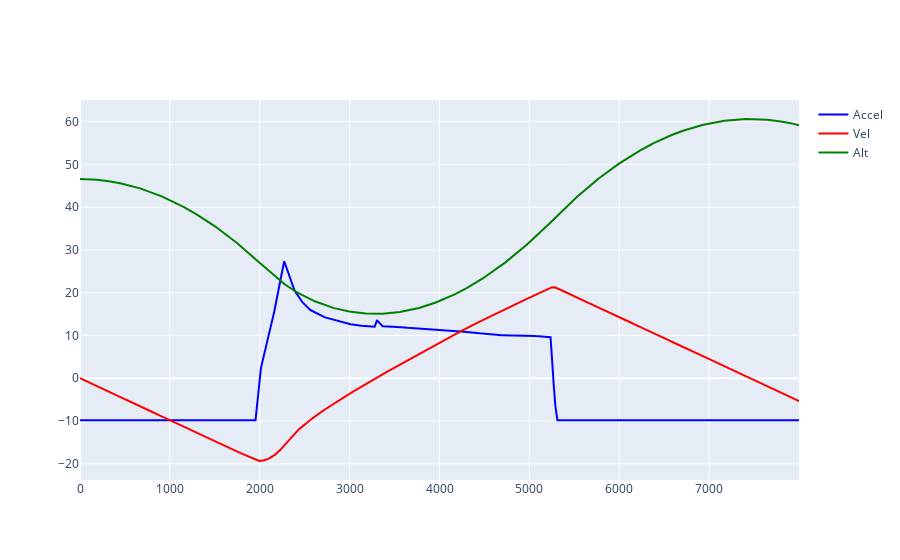

The code cell stored with this chart in its notebook:
### Code cell
df = pd.read_csv('data/flight.csv')
fig = go.FigureWidget()
#fig.add_trace(go.Scatter(x=df['ms'], y=df['0_ang_pos'], name='Ang Position', line=dict(color='firebrick', width=2)))
#fig.add_trace(go.Scatter(x=df['ms'], y=df['0_output'], name = 'TVC Angle', line=dict(color='royalblue', width=2)))
#fig.add_trace(go.Scatter(x=df['ms'], y=df['0_p'], name = 'P', line=dict(color='red', width=2)))
#fig.add_trace(go.Scatter(x=df['ms'], y=df['0_i'], name = 'I', line=dict(color='green', width=2)))
#fig.add_trace(go.Scatter(x=df['ms'], y=df['0_d'], name = 'D', line=dict(color='blue', width=2)))
fig.add_trace(go.Scatter(x=df['ms'], y=df['2_lin_accel'], name = 'Accel', line=dict(color='blue', width=2)))
fig.add_trace(go.Scatter(x=df['ms'], y=df['2_lin_vel'], name = 'Vel', line=dict(color='red', width=2)))
fig.add_trace(go.Scatter(x=df['ms'], y=df['2_lin_pos'], name = 'Alt', line=dict(color='green', width=2)))
fig.show()

max(df['2_lin_vel'])

### Figure 1 — Plotly figure (JSON) as saved in the notebook; plotly's stock layout.template omitted (floating-point values rounded to 4 significant figures; data arrays with more than 128 entries replaced by an {"elided": "..."} marker saying what was removed)
{"data": [{"line": {"color": "blue", "width": 2}, "name": "Accel", "type": "scatter", "uid": "b6c35851-92cd-441f-b511-042b733ea0df", "x": {"elided": "8000 int values"}, "y": {"elided": "8000 float values"}}, {"line": {"color": "red", "width": 2}, "name": "Vel", "type": "scatter", "uid": "efff134b-d3c0-4e55-a127-a2d87efa1dfd", "x": {"elided": "8000 int values"}, "y": {"elided": "8000 float values"}}, {"line": {"color": "green", "width": 2}, "name": "Alt", "type": "scatter", "uid": "a9d1405a-06a9-4741-abe6-6e70595b7c68", "x": {"elided": "8000 int values"}, "y": {"elided": "8000 float values"}}], "layout": {}}
